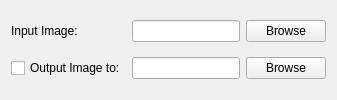
<?xml version="1.0" encoding="UTF-8"?>
<ui version="4.0">
 <class>ImageTasksProperies</class>
 <widget class="QWidget" name="ImageTasksProperies">
  <property name="windowTitle">
   <string>Form</string>
  </property>
  <layout class="QGridLayout" name="gridLayout">
   <item row="0" column="0">
    <widget class="QLabel" name="lblInputFile">
     <property name="text">
      <string>Input Image:</string>
     </property>
    </widget>
   </item>
   <item row="0" column="1">
    <widget class="QLineEdit" name="leInputImage"/>
   </item>
   <item row="0" column="2">
    <widget class="QPushButton" name="pbSelectInput">
     <property name="text">
      <string>Browse</string>
     </property>
    </widget>
   </item>
   <item row="1" column="0">
    <widget class="QCheckBox" name="chkOutputImage">
     <property name="text">
      <string>Output Image to:</string>
     </property>
    </widget>
   </item>
   <item row="1" column="1">
    <widget class="QLineEdit" name="leOutputImage"/>
   </item>
   <item row="1" column="2">
    <widget class="QPushButton" name="pbSelectOutput">
     <property name="text">
      <string>Browse</string>
     </property>
    </widget>
   </item>
  </layout>
 </widget>
 <resources/>
 <connections/>
</ui>
